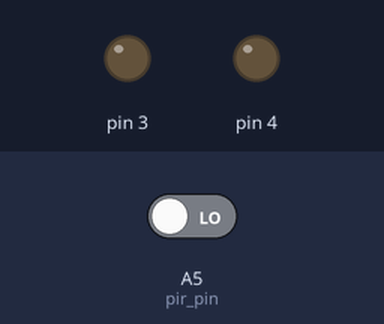
A sketch run on a simulated Arduino Uno, built with avr-gcc and run on an emulated ATmega328P. Parts: output pins drawn as LEDs (lit = HIGH). Inputs (shaded band) come from the test bench; at power-on: A5 (pir_pin) LOW. What the sketch prints to the serial monitor is not drawn.

Above: at 1.2 s.
1.3 s: A5 (pir_pin) driven HIGH
At 2.7 s:
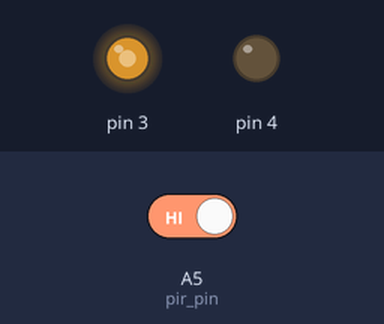
Timing chart, 0 to 4.3 s (numbered marks = the images above; inputs shaded):
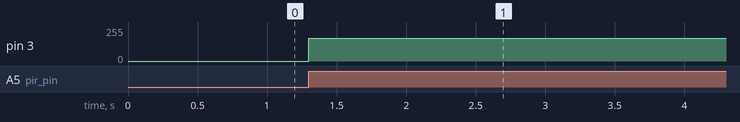

The sketch:

PIR.ino
```cpp
void setup()
{
  Serial.begin(115200);
  pinMode(3, OUTPUT);
  pinMode(4, OUTPUT);
  digitalWrite(4, LOW);

}
int pir_pin = A5;
void loop()
{
  int data = digitalRead(pir_pin);
  Serial.println(data);
  if (data == HIGH)
    analogWrite(3, 170);
  else
    analogWrite(3, 0);
}
```

Measured:
- after the input at 1.3 s, pin 3: 0/255 → 170/255 at once
